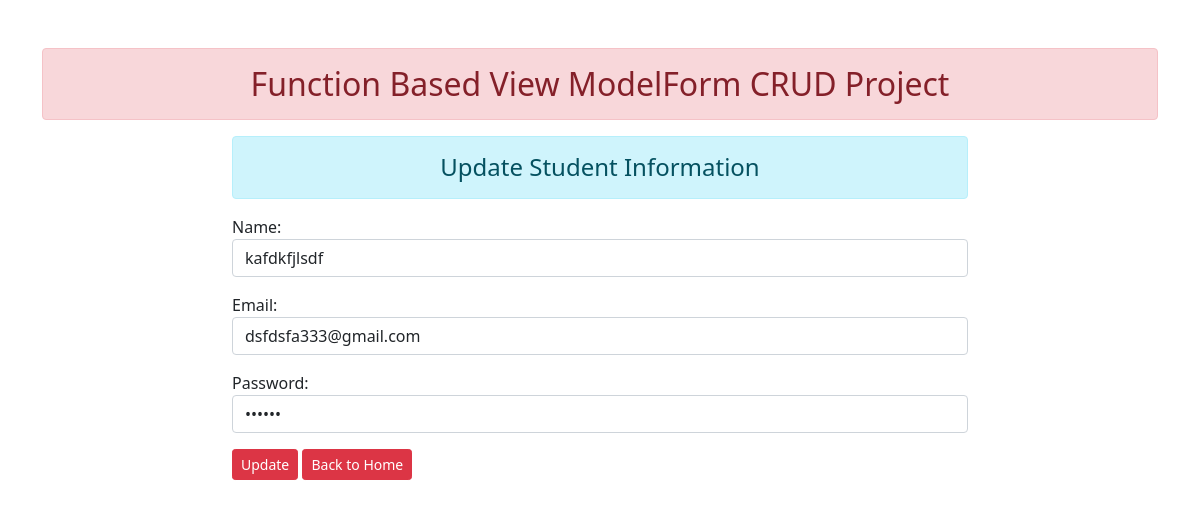
Page /update/8/ on the earlier database version.
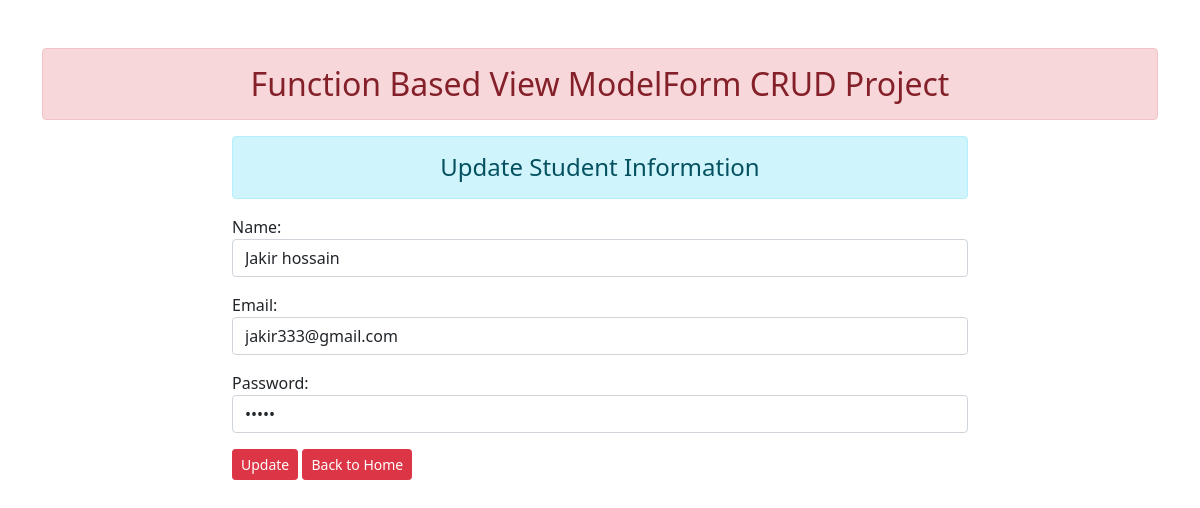
Same page on the later database version.
### app1/models.py (models this page shows)
class User(models.Model):
    name = models.CharField(max_length=80)
    email = models.EmailField(max_length=100)
    password = models.CharField(max_length=50)

### app1/views.py (the view)
# urls.py: path('update/<int:id>/', views.update_data, name="update_info"),
def update_data(request, id):
    if request.method == "POST":
        record = User.objects.get(pk=id)
        fm = StudentRegistration(request.POST, instance=record)
        if fm.is_valid():
            fm.save()
        messages.success(request=request, message="You Successfully Updated your Record")
        return HttpResponseRedirect('/')
    else:
        record = User.objects.get(pk=id)
        fm = StudentRegistration(instance=record)
    return render(request, "app1/update.html", context={'form':fm})

### app1/forms.py
class StudentRegistration(forms.ModelForm):
    class Meta:
        model = User
        fields = ['name', 'email', 'password']
        widgets = {
            'name' : forms.TextInput(attrs={'class':'form-control'}),
            'email' : forms.EmailInput(attrs={'class':'form-control'}),
            'password' : forms.PasswordInput(render_value=True,attrs={'class':'form-control'}),
        }

### app1/templates/app1/update.html
{% extends 'app1/base.html' %} {% block content %}
<div class="row">
  <div class="col-sm-8 offset-2">
    <h4 class="alert alert-info text-center">Update Student Information</h4>
    <form action="" method="post">
      {% csrf_token %} {{form.as_p}}
      <button type="submit" class="btn btn-danger btn-sm">Update</button>
      <a href="{% url 'home' %}" class="btn btn-danger btn-sm">Back to Home</a>
    </form>
  </div>
</div>
{% endblock content %}

Differences in the rows shown:
changed User: name "kafdkfjlsdf" → "Jakir hossain"; email "dsfdsfa333@gmail.com" → "jakir333@gmail.com"
